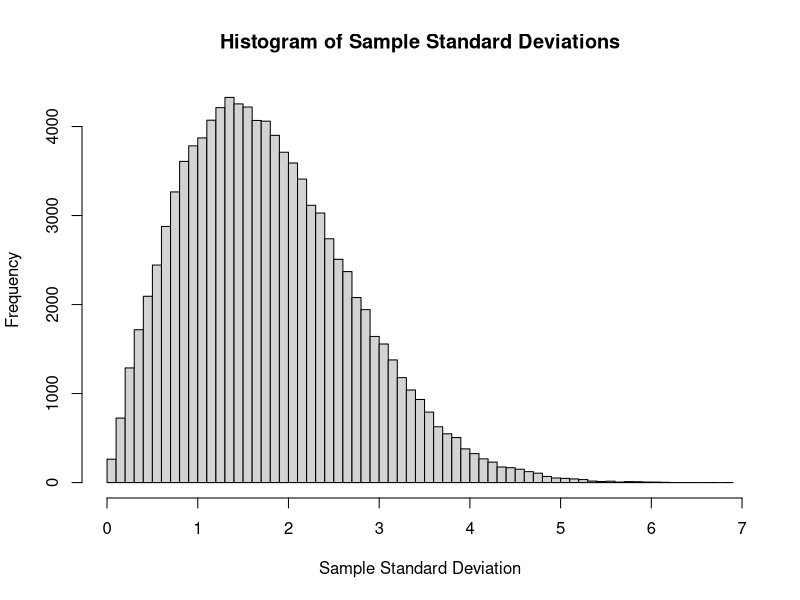
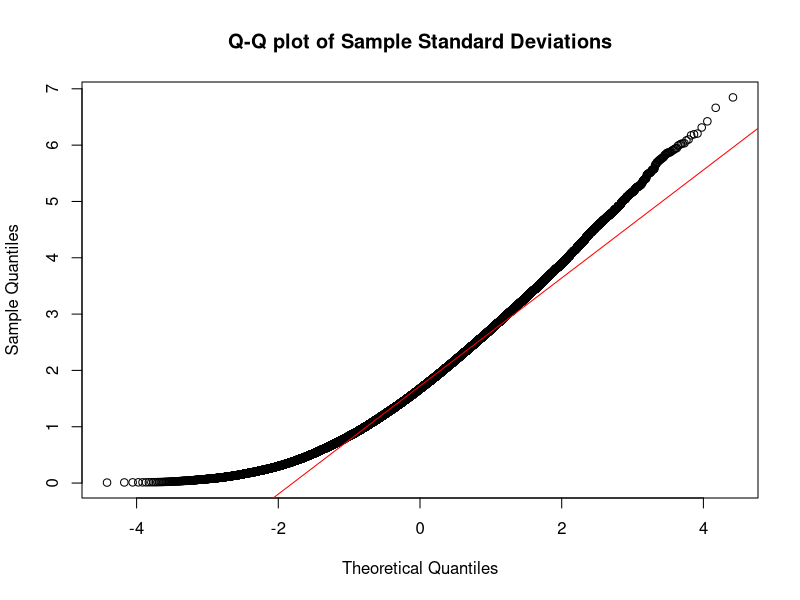
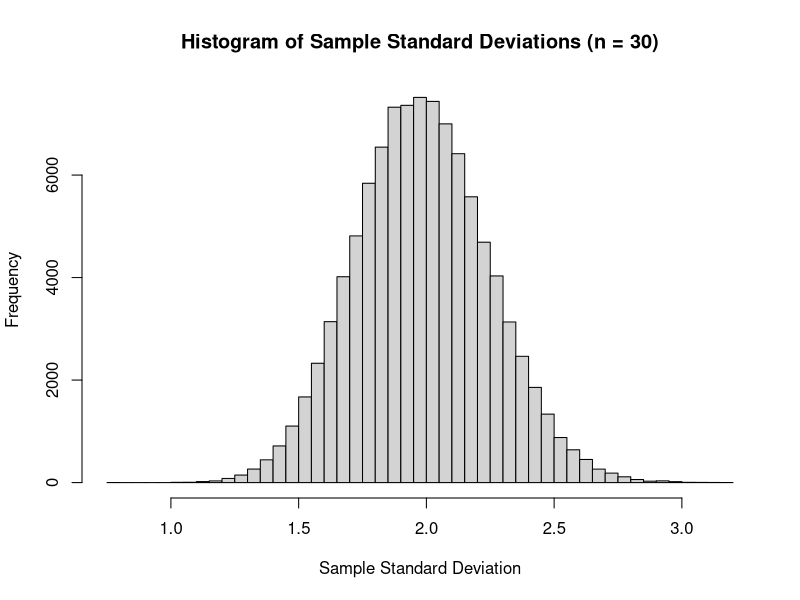

Source code (R) for these figures, in order:
set.seed(42) # Optional: Set a random seed for reproducibility
sample_size <- 3
num_samples <- 100000
true_mean <- 0
true_sd <- 2

sampleSDs <- replicate(num_samples, {
  sample_data <- rnorm(sample_size, mean = true_mean, sd = true_sd)
  sd(sample_data)
})

hist(sampleSDs, main = "Histogram of Sample Standard Deviations", xlab = "Sample Standard Deviation", breaks = 50)

qqnorm(sampleSDs, main = "Q-Q plot of Sample Standard Deviations", xlab = "Theoretical Quantiles", ylab = "Sample Quantiles")
qqline(sampleSDs, col = "red")

mean_sampleSDs <- mean(sampleSDs)
mean_sampleSDs

set.seed(42) # Optional: Set a random seed for reproducibility
sample_size_large <- 30

sampleSDs_large <- replicate(num_samples, {
  sample_data <- rnorm(sample_size_large, mean = true_mean, sd = true_sd)
  sd(sample_data)
})

hist(sampleSDs_large, main = "Histogram of Sample Standard Deviations (n = 30)", xlab = "Sample Standard Deviation", breaks = 50)

